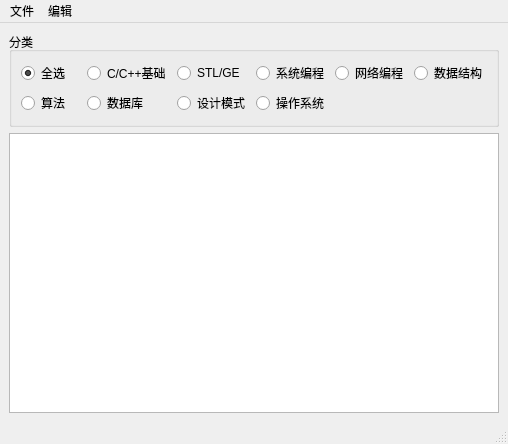
<?xml version="1.0" encoding="UTF-8"?>
<ui version="4.0">
 <class>MainWindow</class>
 <widget class="QMainWindow" name="MainWindow">
  <property name="geometry">
   <rect>
    <x>0</x>
    <y>0</y>
    <width>508</width>
    <height>444</height>
   </rect>
  </property>
  <property name="windowTitle">
   <string>不去网易我是狗</string>
  </property>
  <widget class="QWidget" name="centralwidget">
   <layout class="QHBoxLayout" name="horizontalLayout">
    <item>
     <layout class="QVBoxLayout" name="verticalLayout">
      <item>
       <widget class="QGroupBox" name="groupBox">
        <property name="title">
         <string>分类</string>
        </property>
        <layout class="QGridLayout" name="gridLayout">
         <item row="0" column="6">
          <widget class="QRadioButton" name="rbDataStru">
           <property name="text">
            <string>数据结构</string>
           </property>
          </widget>
         </item>
         <item row="0" column="4">
          <widget class="QRadioButton" name="rbSystem">
           <property name="text">
            <string>系统编程</string>
           </property>
          </widget>
         </item>
         <item row="0" column="3">
          <widget class="QRadioButton" name="rbAdvance">
           <property name="text">
            <string>STL/GE</string>
           </property>
          </widget>
         </item>
         <item row="0" column="1">
          <widget class="QRadioButton" name="rbBasic">
           <property name="text">
            <string>C/C++基础</string>
           </property>
          </widget>
         </item>
         <item row="0" column="5">
          <widget class="QRadioButton" name="rbNetwork">
           <property name="text">
            <string>网络编程</string>
           </property>
          </widget>
         </item>
         <item row="2" column="3">
          <widget class="QRadioButton" name="rbDesignmode">
           <property name="text">
            <string>设计模式</string>
           </property>
          </widget>
         </item>
         <item row="2" column="1">
          <widget class="QRadioButton" name="rbDatabase">
           <property name="text">
            <string>数据库</string>
           </property>
          </widget>
         </item>
         <item row="2" column="4">
          <widget class="QRadioButton" name="rbOS">
           <property name="text">
            <string>操作系统</string>
           </property>
          </widget>
         </item>
         <item row="2" column="0">
          <widget class="QRadioButton" name="rbAlgorithm">
           <property name="text">
            <string>算法</string>
           </property>
          </widget>
         </item>
         <item row="0" column="0">
          <widget class="QRadioButton" name="rbAll">
           <property name="text">
            <string>全选</string>
           </property>
           <property name="checked">
            <bool>true</bool>
           </property>
          </widget>
         </item>
        </layout>
       </widget>
      </item>
      <item>
       <widget class="QTableView" name="tableView"/>
      </item>
     </layout>
    </item>
   </layout>
  </widget>
  <widget class="QMenuBar" name="menubar">
   <property name="geometry">
    <rect>
     <x>0</x>
     <y>0</y>
     <width>508</width>
     <height>23</height>
    </rect>
   </property>
   <widget class="QMenu" name="menuEdit">
    <property name="title">
     <string>编辑</string>
    </property>
    <addaction name="editAdd"/>
    <addaction name="editIns"/>
    <addaction name="editDel"/>
    <addaction name="separator"/>
    <addaction name="editModity"/>
    <addaction name="editReadOnly"/>
   </widget>
   <widget class="QMenu" name="menuFile">
    <property name="title">
     <string>文件</string>
    </property>
    <addaction name="fileNew"/>
    <addaction name="fileImp"/>
   </widget>
   <addaction name="menuFile"/>
   <addaction name="menuEdit"/>
  </widget>
  <widget class="QStatusBar" name="statusbar"/>
  <action name="fileAdd">
   <property name="icon">
    <iconset resource="res.qrc">
     <normaloff>:/images/images/new.png</normaloff>:/images/images/new.png</iconset>
   </property>
   <property name="text">
    <string>增加</string>
   </property>
   <property name="toolTip">
    <string>增加</string>
   </property>
  </action>
  <action name="editAdd">
   <property name="text">
    <string>新增</string>
   </property>
  </action>
  <action name="editIns">
   <property name="text">
    <string>插入</string>
   </property>
  </action>
  <action name="editDel">
   <property name="text">
    <string>删除</string>
   </property>
  </action>
  <action name="fileNew">
   <property name="icon">
    <iconset resource="res.qrc">
     <normaloff>:/images/images/new.png</normaloff>:/images/images/new.png</iconset>
   </property>
   <property name="text">
    <string>新建</string>
   </property>
  </action>
  <action name="fileImp">
   <property name="text">
    <string>导入</string>
   </property>
  </action>
  <action name="editModity">
   <property name="text">
    <string>修改</string>
   </property>
   <property name="toolTip">
    <string>修改</string>
   </property>
  </action>
  <action name="editReadOnly">
   <property name="text">
    <string>只读</string>
   </property>
   <property name="toolTip">
    <string>只读</string>
   </property>
  </action>
 </widget>
 <resources>
  <include location="res.qrc"/>
 </resources>
 <connections/>
</ui>
